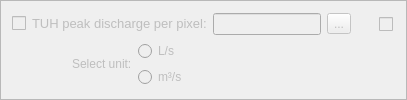
                 <widget class="QFrame" name="frame_3">
                  <property name="frameShape">
                   <enum>QFrame::StyledPanel</enum>
                  </property>
                  <property name="frameShadow">
                   <enum>QFrame::Raised</enum>
                  </property>
                  <layout class="QGridLayout" name="gridLayout_11">
                   <item row="0" column="0">
                    <layout class="QGridLayout" name="gridLayout_34">
                     <item row="0" column="0">
                      <layout class="QGridLayout" name="gridLayout_26">
                       <item row="0" column="0">
                        <widget class="QCheckBox" name="ch_1_pg4">
                         <property name="enabled">
                          <bool>false</bool>
                         </property>
                         <property name="sizePolicy">
                          <sizepolicy hsizetype="Fixed" vsizetype="Fixed">
                           <horstretch>13</horstretch>
                           <verstretch>0</verstretch>
                          </sizepolicy>
                         </property>
                         <property name="minimumSize">
                          <size>
                           <width>13</width>
                           <height>13</height>
                          </size>
                         </property>
                         <property name="text">
                          <string/>
                         </property>
                        </widget>
                       </item>
                       <item row="0" column="1">
                        <layout class="QGridLayout" name="gridLayout_51">
                         <item row="0" column="2">
                          <widget class="QToolButton" name="tbtn_pg4_1">
                           <property name="enabled">
                            <bool>false</bool>
                           </property>
                           <property name="text">
                            <string>...</string>
                           </property>
                          </widget>
                         </item>
                         <item row="0" column="1">
                          <widget class="QLineEdit" name="le_1_pg4">
                           <property name="enabled">
                            <bool>false</bool>
                           </property>
                           <property name="sizePolicy">
                            <sizepolicy hsizetype="Minimum" vsizetype="Fixed">
                             <horstretch>0</horstretch>
                             <verstretch>0</verstretch>
                            </sizepolicy>
                           </property>
                           <property name="minimumSize">
                            <size>
                             <width>60</width>
                             <height>0</height>
                            </size>
                           </property>
                           <property name="maximumSize">
                            <size>
                             <width>220</width>
                             <height>24</height>
                            </size>
                           </property>
                           <property name="clearButtonEnabled">
                            <bool>true</bool>
                           </property>
                          </widget>
                         </item>
                         <item row="0" column="0" alignment="Qt::AlignLeft">
                          <widget class="QLabel" name="label_57">
                           <property name="enabled">
                            <bool>false</bool>
                           </property>
                           <property name="text">
                            <string>&lt;html&gt;&lt;head/&gt;&lt;body&gt;&lt;p align=&quot;justify&quot;&gt;&lt;span style=&quot; font-size:10pt;&quot;&gt;TUH peak discharge per pixel:&lt;/span&gt;&lt;/p&gt;&lt;/body&gt;&lt;/html&gt;</string>
                           </property>
                          </widget>
                         </item>
                         <item row="0" column="3">
                          <widget class="QLabel" name="label_50">
                           <property name="enabled">
                            <bool>false</bool>
                           </property>
                           <property name="sizePolicy">
                            <sizepolicy hsizetype="Preferred" vsizetype="Preferred">
                             <horstretch>0</horstretch>
                             <verstretch>0</verstretch>
                            </sizepolicy>
                           </property>
                           <property name="minimumSize">
                            <size>
                             <width>16</width>
                             <height>16</height>
                            </size>
                           </property>
                           <property name="maximumSize">
                            <size>
                             <width>16</width>
                             <height>16</height>
                            </size>
                           </property>
                           <property name="toolTip">
                            <string>&lt;html&gt;&lt;head/&gt;&lt;body&gt;&lt;p&gt;If selected, the user can provide a directory where a raster file containing the numbering of pixels part of the drainage network will be saved.&lt;/p&gt;&lt;/body&gt;&lt;/html&gt;</string>
                           </property>
                           <property name="text">
                            <string/>
                           </property>
                           <property name="pixmap">
                            <pixmap>tip_icon.png</pixmap>
                           </property>
                          </widget>
                         </item>
                         <item row="0" column="4">
                          <widget class="QCheckBox" name="ch_7_pg4">
                           <property name="enabled">
                            <bool>false</bool>
                           </property>
                           <property name="sizePolicy">
                            <sizepolicy hsizetype="Expanding" vsizetype="Fixed">
                             <horstretch>0</horstretch>
                             <verstretch>0</verstretch>
                            </sizepolicy>
                           </property>
                           <property name="minimumSize">
                            <size>
                             <width>16</width>
                             <height>16</height>
                            </size>
                           </property>
                           <property name="maximumSize">
                            <size>
                             <width>16</width>
                             <height>16</height>
                            </size>
                           </property>
                           <property name="text">
                            <string/>
                           </property>
                           <property name="checkable">
                            <bool>true</bool>
                           </property>
                           <property name="checked">
                            <bool>false</bool>
                           </property>
                          </widget>
                         </item>
                        </layout>
                       </item>
                      </layout>
                     </item>
                     <item row="1" column="0">
                      <layout class="QHBoxLayout" name="horizontalLayout_13">
                       <item>
                        <spacer name="horizontalSpacer_5">
                         <property name="orientation">
                          <enum>Qt::Horizontal</enum>
                         </property>
                         <property name="sizeType">
                          <enum>QSizePolicy::Fixed</enum>
                         </property>
                         <property name="sizeHint" stdset="0">
                          <size>
                           <width>60</width>
                           <height>20</height>
                          </size>
                         </property>
                        </spacer>
                       </item>
                       <item>
                        <widget class="QLabel" name="label_5">
                         <property name="enabled">
                          <bool>false</bool>
                         </property>
                         <property name="text">
                          <string>&lt;html&gt;&lt;head/&gt;&lt;body&gt;&lt;p align=&quot;justify&quot;&gt;Select unit:&lt;/p&gt;&lt;/body&gt;&lt;/html&gt;</string>
                         </property>
                        </widget>
                       </item>
                       <item>
                        <layout class="QVBoxLayout" name="verticalLayout_2">
                         <item>
                          <layout class="QHBoxLayout" name="horizontalLayout_8">
                           <item>
                            <widget class="QRadioButton" name="rb_1_pg4">
                             <property name="enabled">
                              <bool>false</bool>
                             </property>
                             <property name="text">
                              <string>L/s</string>
                             </property>
                            </widget>
                           </item>
                           <item>
                            <widget class="QLabel" name="label_55">
                             <property name="enabled">
                              <bool>false</bool>
                             </property>
                             <property name="sizePolicy">
                              <sizepolicy hsizetype="Preferred" vsizetype="Preferred">
                               <horstretch>0</horstretch>
                               <verstretch>0</verstretch>
                              </sizepolicy>
                             </property>
                             <property name="minimumSize">
                              <size>
                               <width>16</width>
                               <height>16</height>
                              </size>
                             </property>
                             <property name="maximumSize">
                              <size>
                               <width>16</width>
                               <height>16</height>
                              </size>
                             </property>
                             <property name="toolTip">
                              <string>&lt;html&gt;&lt;head/&gt;&lt;body&gt;&lt;p&gt;If selected, the user can provide a directory where a raster file containing the numbering of pixels part of the drainage network will be saved.&lt;/p&gt;&lt;/body&gt;&lt;/html&gt;</string>
                             </property>
                             <property name="text">
                              <string/>
                             </property>
                             <property name="pixmap">
                              <pixmap>tip_icon.png</pixmap>
                             </property>
                            </widget>
                           </item>
                          </layout>
                         </item>
                         <item>
                          <layout class="QHBoxLayout" name="horizontalLayout_10">
                           <item>
                            <widget class="QRadioButton" name="rb_2_pg4">
                             <property name="enabled">
                              <bool>false</bool>
                             </property>
                             <property name="text">
                              <string>m³/s</string>
                             </property>
                            </widget>
                           </item>
                           <item>
                            <widget class="QLabel" name="label_60">
                             <property name="enabled">
                              <bool>false</bool>
                             </property>
                             <property name="sizePolicy">
                              <sizepolicy hsizetype="Preferred" vsizetype="Preferred">
                               <horstretch>0</horstretch>
                               <verstretch>0</verstretch>
                              </sizepolicy>
                             </property>
                             <property name="minimumSize">
                              <size>
                               <width>16</width>
                               <height>16</height>
                              </size>
                             </property>
                             <property name="maximumSize">
                              <size>
                               <width>16</width>
                               <height>16</height>
                              </size>
                             </property>
                             <property name="toolTip">
                              <string>&lt;html&gt;&lt;head/&gt;&lt;body&gt;&lt;p&gt;If selected, the user can provide a directory where a raster file containing the numbering of pixels part of the drainage network will be saved.&lt;/p&gt;&lt;/body&gt;&lt;/html&gt;</string>
                             </property>
                             <property name="text">
                              <string/>
                             </property>
                             <property name="pixmap">
                              <pixmap>tip_icon.png</pixmap>
                             </property>
                            </widget>
                           </item>
                          </layout>
                         </item>
                        </layout>
                       </item>
                       <item>
                        <spacer name="horizontalSpacer_7">
                         <property name="orientation">
                          <enum>Qt::Horizontal</enum>
                         </property>
                         <property name="sizeHint" stdset="0">
                          <size>
                           <width>40</width>
                           <height>20</height>
                          </size>
                         </property>
                        </spacer>
                       </item>
                      </layout>
                     </item>
                    </layout>
                   </item>
                  </layout>
                 </widget>
